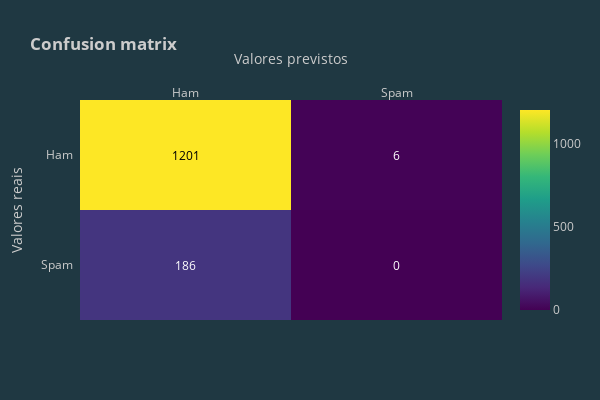

Notebook cell for this chart:
### Markdown cell above
##### 6.1) Naive Bayes

Em estatística, os classificadores Naive Bayes são uma família de "classificadores probabilísticos" simples baseados na aplicação do teorema de Bayes com suposições de independência fortes (ingênuas) entre os recursos. Eles estão entre os modelos de rede bayesiana mais simples, mas juntamente com a estimativa de densidade do kernel, eles podem atingir níveis de precisão mais altos.<br/>

Os classificadores Naive Bayes são altamente escaláveis, exigindo uma série de parâmetros lineares no número de variáveis (características/preditores) em um problema de aprendizado. O treinamento de probabilidade máxima pode ser feito avaliando uma expressão de forma fechada, que leva tempo linear, em vez de uma aproximação iterativa cara, como usada para muitos outros tipos de classificadores.

### Code cell
# Create o modelo Multinomial Naive Bayes
nb = MultinomialNB()

# Treinamento do modelo
nb.fit(x_train_tfidf, y_train)

# Realização das previsões
y_pred_class = nb.predict(x_test_dtm)
y_pred_prob = nb.predict_proba(x_test_dtm)[:, 1]

#Visualizando os resultados
print('Os dados de treinos obtiveram a acurácia de: {}%'.format((round(metrics.accuracy_score(y_test, y_pred_class) * 100, 2))))

# Calculate AUC
print('Visualizando a métrica AUC: {}'.format(round(metrics.roc_auc_score(y_test, y_pred_prob), 2)))

conf_matrix(metrics.confusion_matrix(y_test, y_pred_class))

### Figure 1 — Plotly figure (JSON) as saved in the notebook; plotly's stock layout.template omitted (floating-point values rounded to 4 significant figures)
{"data": [{"colorscale": [[0, "#440154"], [0.1111, "#482878"], [0.2222, "#3e4989"], [0.3333, "#31688e"], [0.4444, "#26828e"], [0.5556, "#1f9e89"], [0.6667, "#35b779"], [0.7778, "#6ece58"], [0.8889, "#b5de2b"], [1, "#fde725"]], "reversescale": false, "showscale": true, "type": "heatmap", "x": ["Ham", "Spam"], "y": ["Spam", "Ham"], "z": [[186, 0], [1201, 6]]}], "layout": {"annotations": [{"font": {"color": "#FFFFFF"}, "showarrow": false, "text": "186", "x": "Ham", "xref": "x", "y": "Spam", "yref": "y"}, {"font": {"color": "#FFFFFF"}, "showarrow": false, "text": "0", "x": "Spam", "xref": "x", "y": "Spam", "yref": "y"}, {"font": {"color": "#000000"}, "showarrow": false, "text": "1201", "x": "Ham", "xref": "x", "y": "Ham", "yref": "y"}, {"font": {"color": "#FFFFFF"}, "showarrow": false, "text": "6", "x": "Spam", "xref": "x", "y": "Ham", "yref": "y"}], "height": 400, "title": {"text": "<b>Confusion matrix</b>"}, "width": 600, "xaxis": {"dtick": 1, "gridcolor": "rgb(0, 0, 0)", "side": "top", "ticks": "", "title": {"text": "Valores previstos"}}, "yaxis": {"dtick": 1, "ticks": "", "ticksuffix": "  ", "title": {"text": "Valores reais"}}}}
